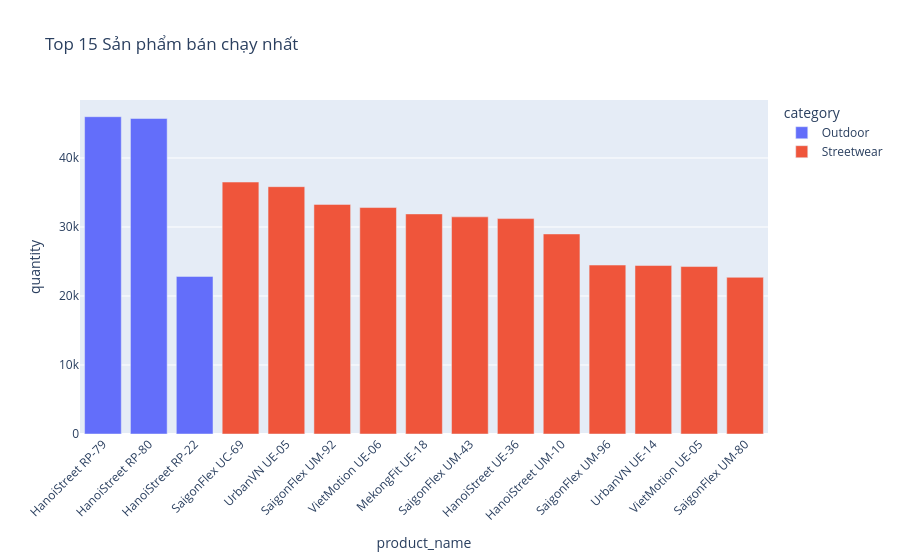

Notebook code cell kept with this figure:
### Code cell
# Top sản phẩm bán chạy
top_products = orders_full.groupby(['product_id', 'product_name', 'category']).agg({
    'quantity': 'sum',
    'profit': 'sum'
}).reset_index().sort_values('quantity', ascending=False)

px.bar(top_products.head(15), x='product_name', y='quantity', color='category',
       title='Top 15 Sản phẩm bán chạy nhất').update_layout(xaxis_tickangle=-45).show()

# Profit margin theo category
category_margin = orders_full.groupby('category').agg({
    'profit': 'sum',
    'quantity': 'sum'
}).reset_index()
category_margin['avg_margin'] = category_margin['profit'] / (category_margin['quantity'] * orders_full['unit_price'].mean())

sns.barplot(data=category_margin.sort_values('profit', ascending=False), x='category', y='profit')
plt.title('Lợi nhuận theo Category')
plt.xticks(rotation=45)
plt.show()

### Figure 1 — Plotly figure (JSON) as saved in the notebook; plotly's stock layout.template omitted (floating-point values rounded to 4 significant figures)
{"data": [{"hovertemplate": "category=Outdoor<br>product_name=%{x}<br>quantity=%{y}<extra></extra>", "legendgroup": "Outdoor", "marker": {"color": "#636efa", "pattern": {"shape": ""}}, "name": "Outdoor", "orientation": "v", "showlegend": true, "textposition": "auto", "type": "bar", "x": ["HanoiStreet RP-79", "HanoiStreet RP-80", "HanoiStreet RP-22"], "xaxis": "x", "y": [45986, 45726, 22840], "yaxis": "y"}, {"hovertemplate": "category=Streetwear<br>product_name=%{x}<br>quantity=%{y}<extra></extra>", "legendgroup": "Streetwear", "marker": {"color": "#EF553B", "pattern": {"shape": ""}}, "name": "Streetwear", "orientation": "v", "showlegend": true, "textposition": "auto", "type": "bar", "x": ["SaigonFlex UC-69", "UrbanVN UE-05", "SaigonFlex UM-92", "VietMotion UE-06", "MekongFit UE-18", "SaigonFlex UM-43", "HanoiStreet UE-36", "HanoiStreet UM-10", "SaigonFlex UM-96", "UrbanVN UE-14", "VietMotion UE-05", "SaigonFlex UM-80"], "xaxis": "x", "y": [36515, 35844, 33277, 32821, 31896, 31471, 31220, 28993, 24485, 24418, 24270, 22709], "yaxis": "y"}], "layout": {"barmode": "relative", "legend": {"title": {"text": "category"}, "tracegroupgap": 0}, "title": {"text": "Top 15 Sản phẩm bán chạy nhất"}, "xaxis": {"anchor": "y", "domain": [0, 1], "tickangle": -45, "title": {"text": "product_name"}}, "yaxis": {"anchor": "x", "domain": [0, 1], "title": {"text": "quantity"}}}}
